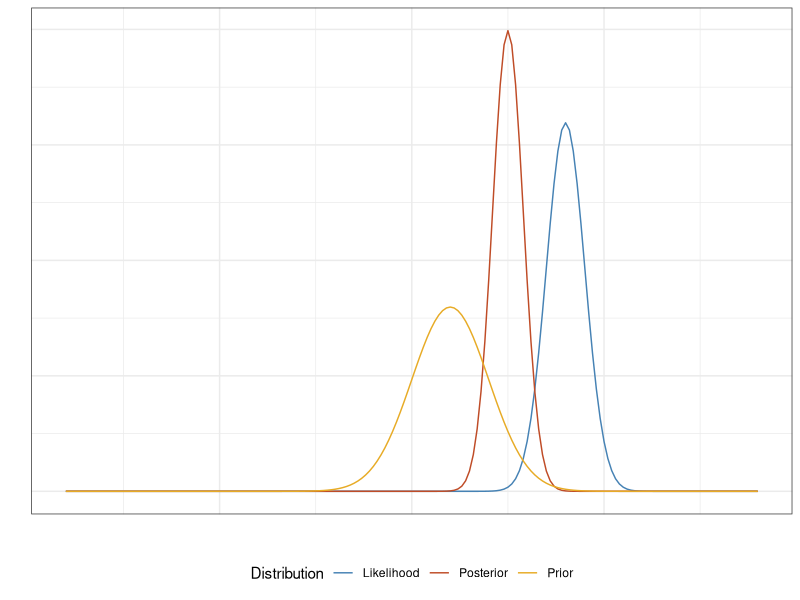

The R script that drew this image:
## ---- chunk 1
library(tidyverse)
x <- seq(from = -90, to = 90, by = 1)
data <- dnorm(x, mean = 40, sd = 5)
prior <- dnorm(x, mean = 10, sd = 10)
posterior <- dnorm(x, 25, 4)
bayes_df <- tibble(
  x = rep(x,3),
  distributions = c(prior, data, posterior),
  which_one = c(rep("Prior", 181), rep("Likelihood", 181), rep("Posterior", 181))
)
ggplot(bayes_df, aes(x = x, y = distributions, color = which_one)) +
  geom_line() +
  theme_bw() +
  scale_color_manual(values = c("steelblue", "#BF4C27", "#E7AB26")) +
  theme(legend.position = "bottom",
        axis.ticks = element_blank(),
        axis.text = element_blank()) +
  labs(x = "", y = "", color = "Distribution")
